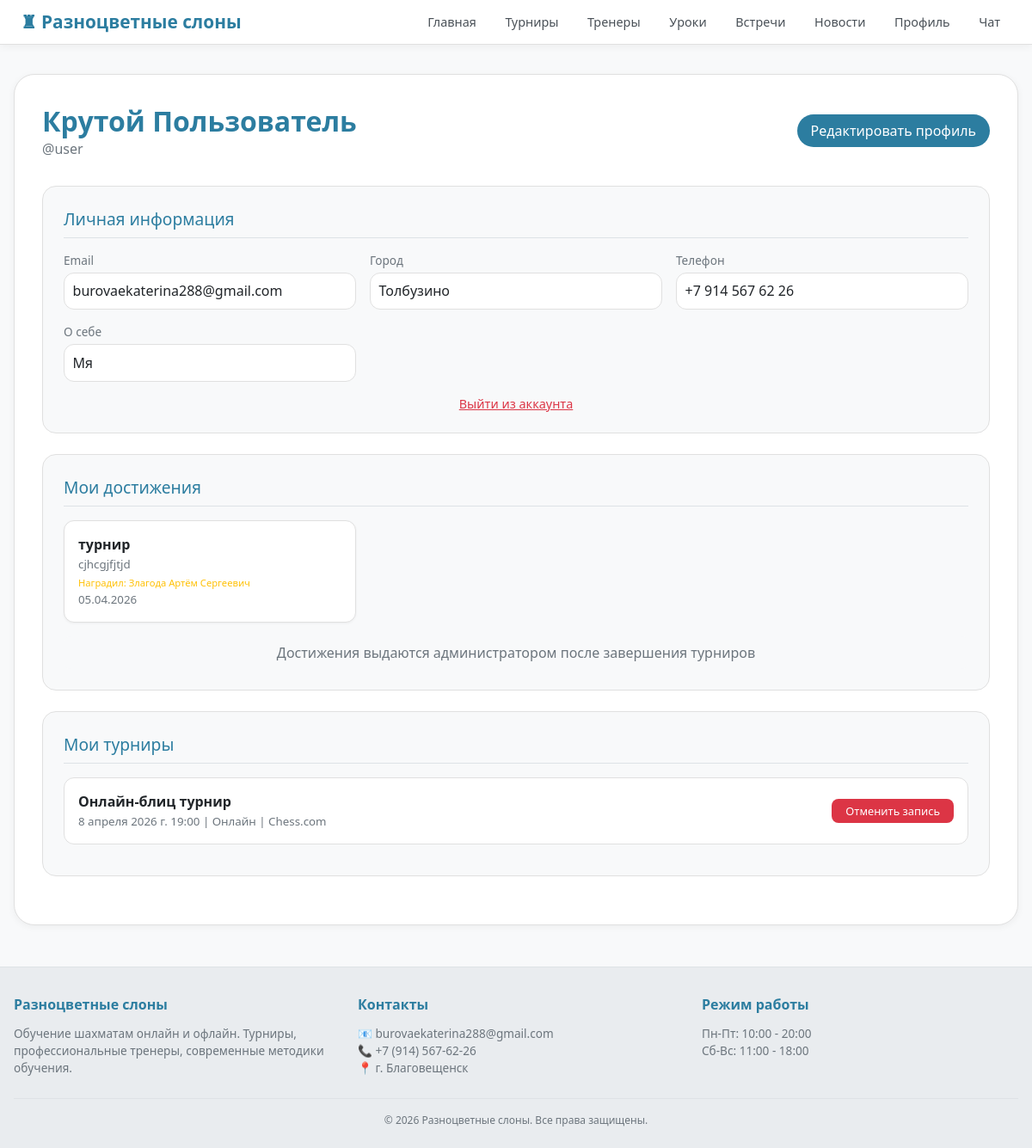
/profile/ (signed in), run on an earlier commit of the app's database.
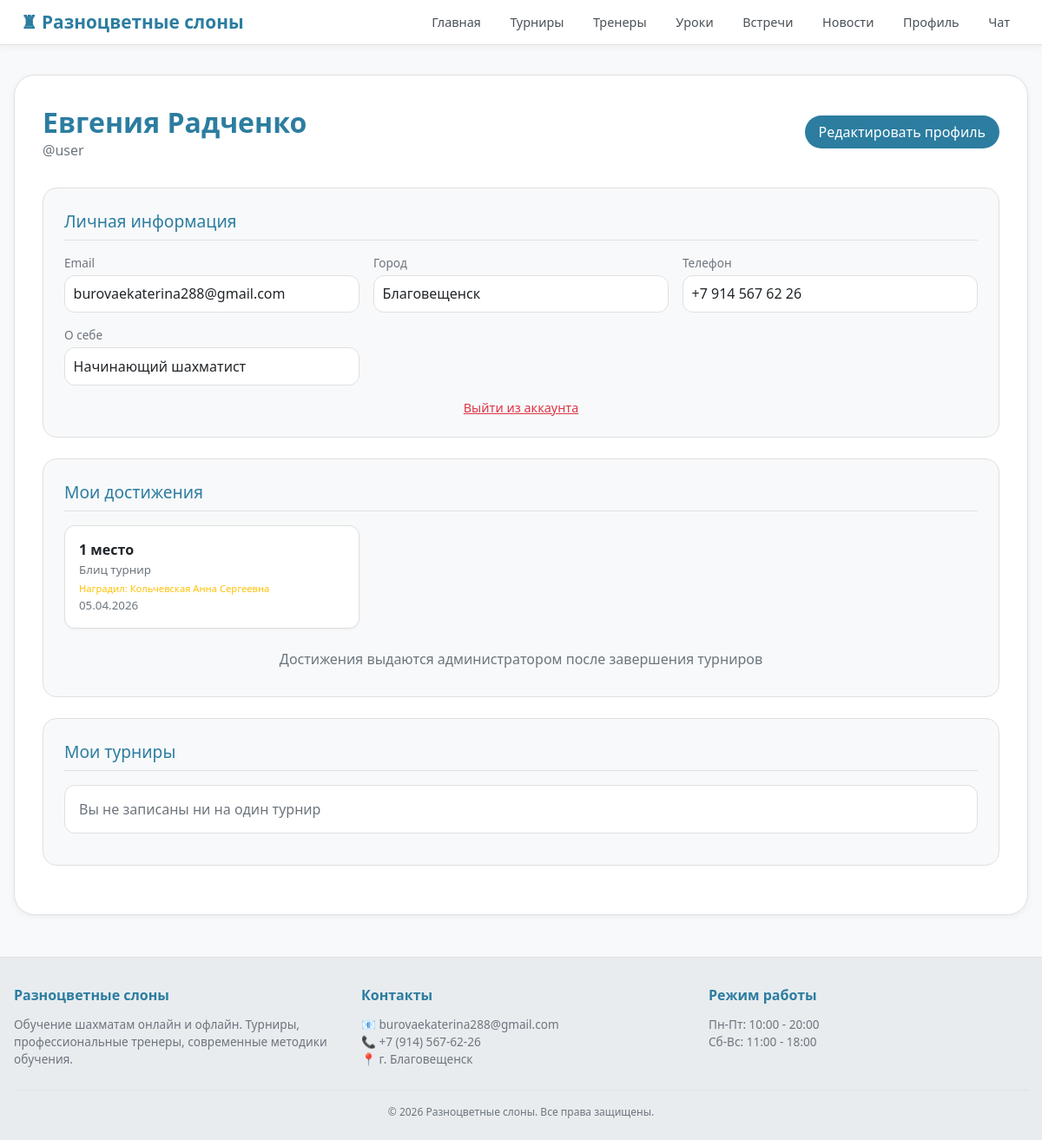
And on a later commit of the database.
### main/models.py (models this page shows, shortened)
class User(AbstractUser):
    ROLE_CHOICES = [
        ('user', 'Пользователь'),
        ('admin', 'Администратор'),
        ('trainer', 'Тренер'),
    ]
    role = models.CharField(max_length=10, choices=ROLE_CHOICES, default='user')
    full_name = models.CharField(max_length=150, blank=True, null=True)
    phone = models.CharField(max_length=20, blank=True, null=True)
    city = models.CharField(max_length=100, blank=True, null=True)
    bio = models.TextField(blank=True, null=True)
    is_banned = models.BooleanField(default=False)
    rating = models.IntegerField(default=1000, verbose_name='Рейтинг Elo')
    avatar = models.ImageField(upload_to='avatars/', blank=True, null=True)
    date_joined = models.DateTimeField(auto_now_add=True)

class Achievement(models.Model):
    user = models.ForeignKey(User, on_delete=models.CASCADE, related_name='achievements')
    name = models.CharField(max_length=100, verbose_name='Название')
    description = models.TextField(verbose_name='Описание')
    date = models.DateField(auto_now_add=True)
    awarded_by = models.ForeignKey(User, on_delete=models.SET_NULL, null=True, blank=True,
                                   related_name='awarded_achievements', verbose_name='Наградил')
    tournament = models.ForeignKey(Tournament, on_delete=models.SET_NULL, null=True, blank=True,
                                   related_name='achievements', verbose_name='Турнир')

class Tournament(models.Model):
    TYPE_CHOICES = [
        ('online', 'Онлайн'),
        ('offline', 'Очный'),
    ]
    name = models.CharField(max_length=200, verbose_name='Название')
    date = models.DateField(verbose_name='Дата')
    time = models.TimeField(verbose_name='Время')
    type = models.CharField(max_length=10, choices=TYPE_CHOICES, verbose_name='Тип')
    location = models.CharField(max_length=200, verbose_name='Место проведения')
    max_participants = models.IntegerField(default=50, verbose_name='Максимум участников')
    participants = models.ManyToManyField(User, related_name='tournaments', blank=True, verbose_name='Участники')
    is_finished = models.BooleanField(default=False, verbose_name='Завершен')

### main/views.py (the view)
# urls.py: path('profile/', views.profile, name='profile'),
@login_required
def profile(request):
    return render(request, 'main/profile.html', {
        'user': request.user,
        'tournaments': request.user.tournaments.all(),
        'achievements': request.user.achievements.all(),
    })

### main/templates/main/profile.html (shortened to what this page needs)
{% extends 'main/base.html' %}
{% block content %}
<div class="profile-card">
    <div class="profile-header">
        <div class="profile-title">
            <h1>{{ user.full_name|default:user.username }}</h1>
            <p>@{{ user.username }}
            </p>
        </div>
        <a href="{% url 'edit_profile' %}" class="btn-primary">Редактировать профиль</a>
    </div>
    <div class="profile-section">
        <div class="section-title">Личная информация</div>
        <div class="info-grid">
            <div class="info-item"><span class="info-label">Email</span><span class="info-value">{{ user.email|default:"Не указан" }}</span></div>
            <div class="info-item"><span class="info-label">Город</span><span class="info-value">{{ user.city|default:"Не указан" }}</span></div>
            <div class="info-item"><span class="info-label">Телефон</span><span class="info-value">{{ user.phone|default:"Не указан" }}</span></div>
            <div class="info-item"><span class="info-label">О себе</span><span class="info-value">{{ user.bio|default:"Не указано"|linebreaksbr }}</span></div>
        </div>
        <div class="action-buttons">
            <a href="{% url 'logout' %}" class="logout-link" onclick="return confirm('Выйти из аккаунта?')">Выйти из аккаунта</a>
        </div>
    </div>
    {% if user.role != 'admin' and not user.is_banned %}
    <div class="profile-section">
        <div class="section-title">Мои достижения</div>
        <div class="achievements-grid">
            {% for achievement in achievements %}
            <div class="achievement-card">
                <div>
                    <strong>{{ achievement.name }}</strong><br>
                    <small>{{ achievement.description }}</small>
                    {% if achievement.awarded_by %}
                        <div class="awarded-by">Наградил: {{ achievement.awarded_by.full_name|default:achievement.awarded_by.username }}</div>
                    {% endif %}
                    <small style="color:#6c757d;">{{ achievement.date|date:"d.m.Y" }}</small>
                </div>
            </div>
            {% empty %}
            <div class="empty-message">У вас пока нет достижений. Участвуйте в турнирах и получайте награды от администратора!</div>
            {% endfor %}
        </div>
        <div class="empty-message" style="background:#f8f9fa; margin-top:1rem; padding:0.5rem; border-radius:8px;">
            Достижения выдаются администратором после завершения турниров
        </div>
    </div>
    <div class="profile-section">
        <div class="section-title">Мои турниры</div>
        <ul class="tournaments-list">
            {% for tournament in tournaments %}
            <li>
                <div>
                    <strong>{{ tournament.name }}</strong><br>
                    <small>{{ tournament.date }} {{ tournament.time|time:"H:i" }} | {{ tournament.get_type_display }} | {{ tournament.location }}</small>
                </div>
                <a href="{% url 'tournament_unregister' tournament.id %}" class="btn-danger">Отменить запись</a>
            </li>
            {% empty %}
            <li class="empty-message">Вы не записаны ни на один турнир</li>
            {% endfor %}
        </ul>
    </div>
    {% endif %}
</div>
{% endblock %}

What changed in the data, as far as the page shows it:
no longer on this page (row unchanged): Tournament: name "Онлайн-блиц турнир", date "8 апреля 2026 г.", time "19:00", type "Онлайн", location "Chess.com"
changed User "user": full_name "Крутой Пользователь" → "Евгения Радченко"; city "Толбузино" → "Благовещенск"; bio "Мя" → "Начинающий шахматист"
changed Achievement: name "турнир" → "1 место"; description "cjhcgjfjtjd" → "Блиц турнир"; awarded_by.full_name "Злагода Артём Сергеевич" → "Кольчевская Анна Сергеевна"
Also different on the page:
text now shown: "Вы не записаны ни на один турнир"
